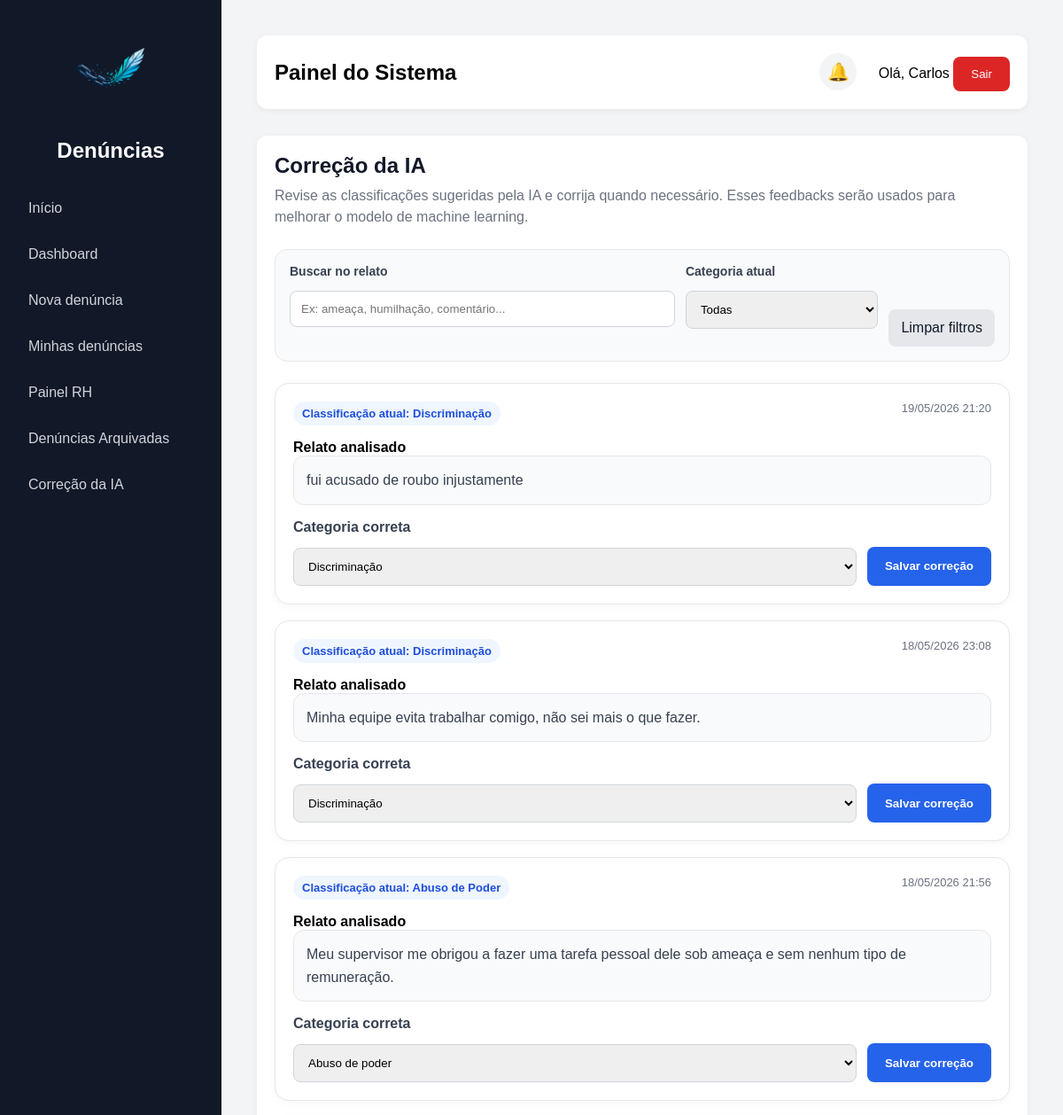
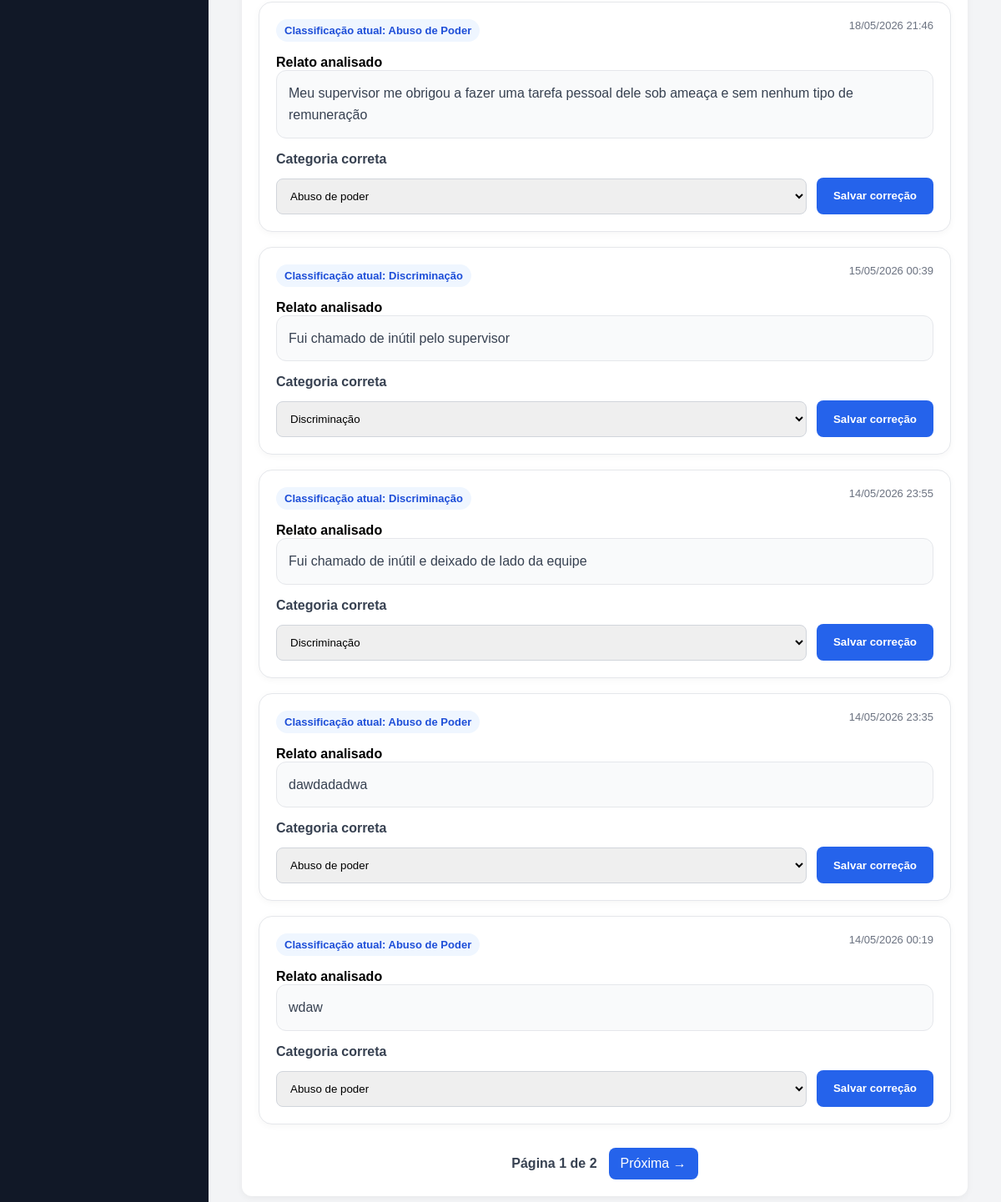
Page /feedback-ia/ (signed in) on the earlier database version (2 pictures, top to bottom).
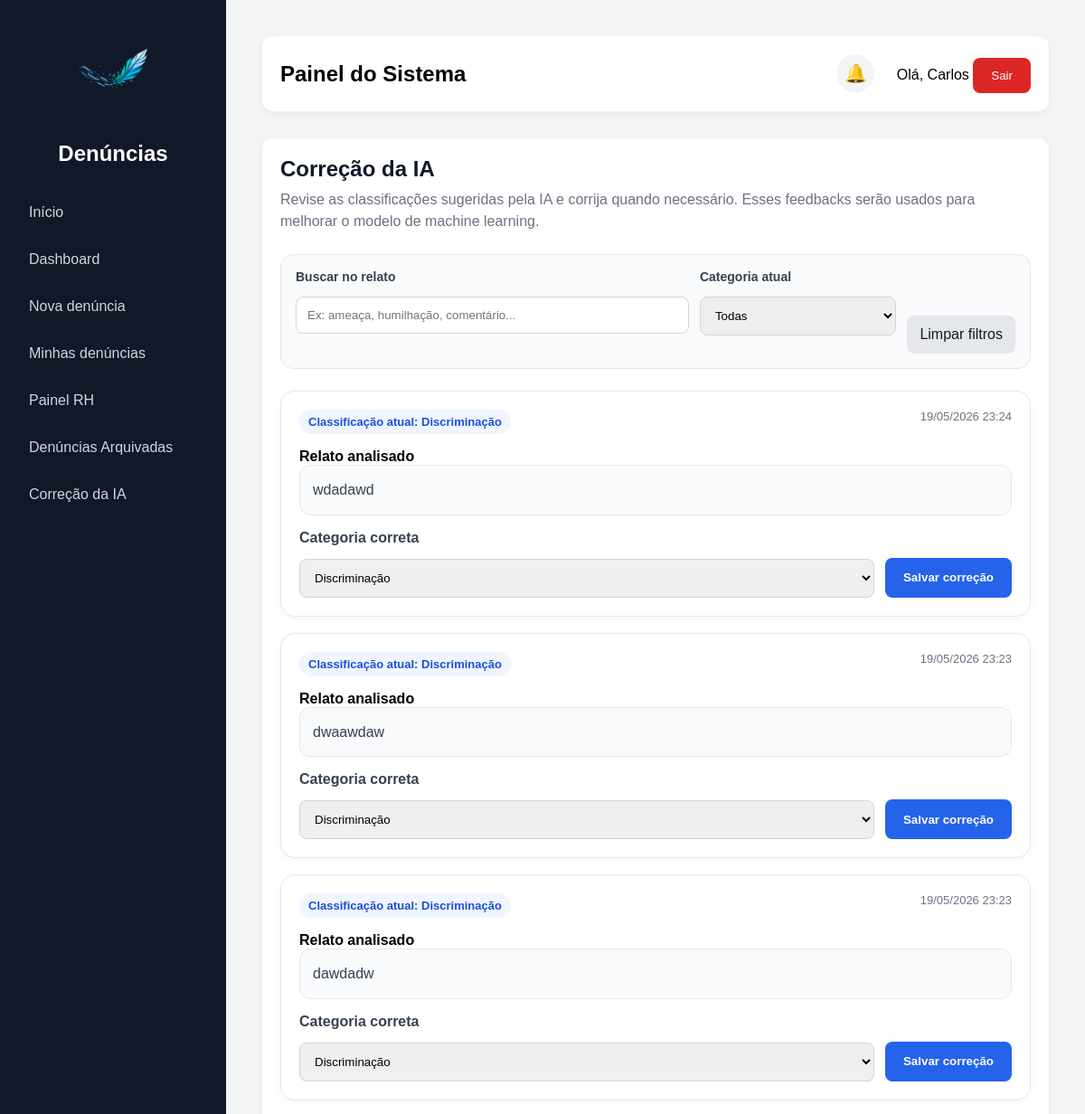
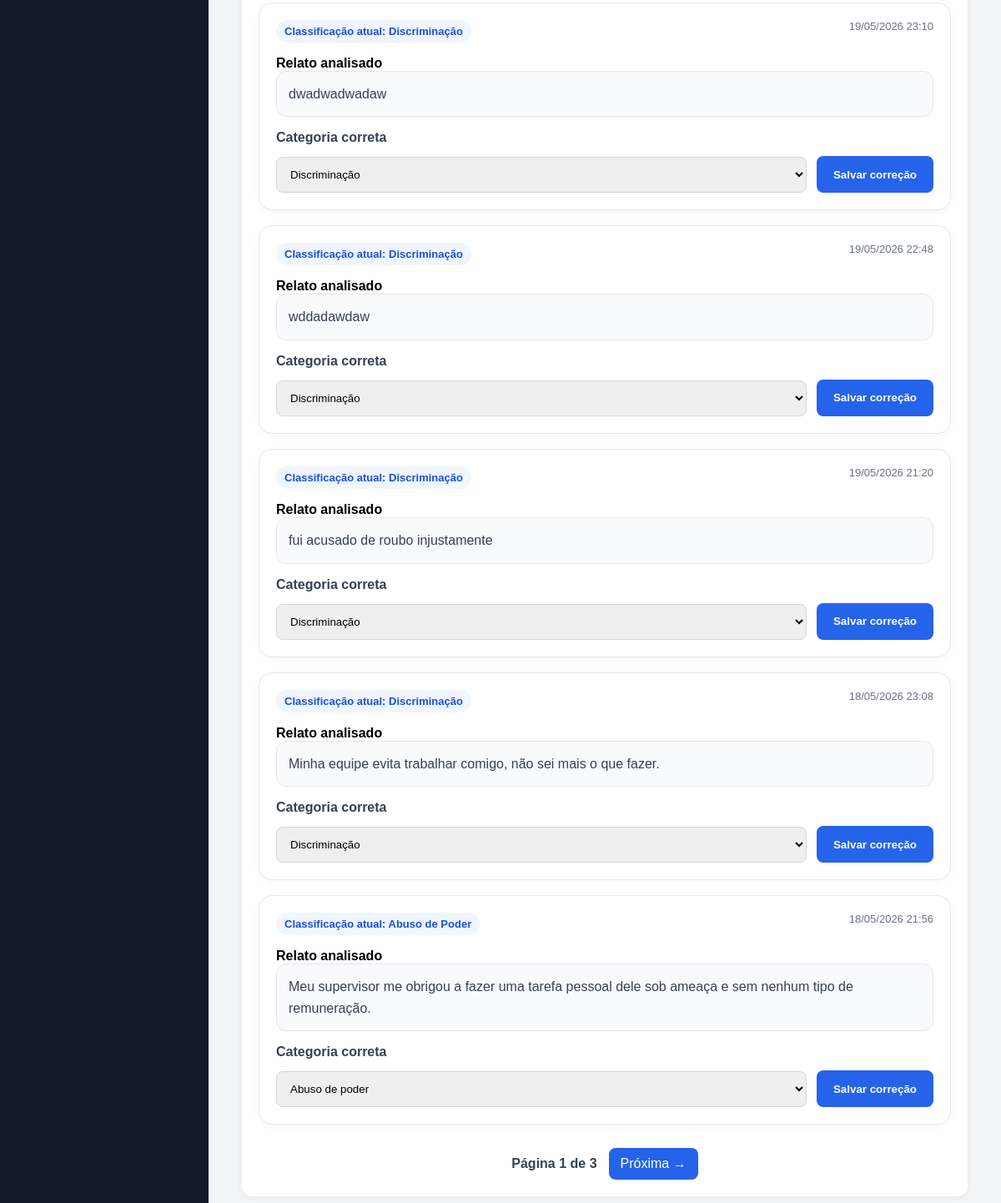
Same page on the later database version (2 pictures, top to bottom).
### denuncias/models.py (models this page shows, shortened)
class Denuncia(models.Model):
    TIPOS = [
    ('moral', 'Assédio Moral'),
    ('sexual', 'Assédio Sexual'),
    ('abuso', 'Abuso de Poder'),
    ('discriminacao', 'Discriminação'),
    ('ameaca', 'Ameaça'),
    ('violencia', 'Violência'),
    ('outros', 'Outros'),
    ]
    STATUS = [
        ("recebida", "Recebida"),
        ("analise", "Em análise"),
        ("resolvida", "Resolvida"),
    ]
    GRAVIDADES = [
    ('baixa', 'Baixa'),
    ('media', 'Média'),
    ('alta', 'Alta'),
    ('critica', 'Crítica'),
]
    usuario = models.ForeignKey(User, on_delete=models.SET_NULL, null=True, blank=True)
    descricao = models.TextField()
    tipo = models.CharField(max_length=20, choices=TIPOS)
    anonima = models.BooleanField(default=False)
    status = models.CharField(max_length=20, choices=STATUS, default="recebida")
    gravidade = models.CharField(
    max_length=20,
    choices=GRAVIDADES,
    default='baixa'
)
    urgente = models.BooleanField(default=False)
    prioridade_ia = models.IntegerField(default=1)
    resumo_ia = models.TextField(blank=True, null=True)
    data_criacao = models.DateTimeField(auto_now_add=True)
    arquivada = models.BooleanField(default=False)
    data_arquivamento = models.DateTimeField(null=True, blank=True)
    resposta_rh = models.TextField(blank=True, null=True)
    setor = models.ForeignKey(Setor, on_delete=models.SET_NULL, null=True, blank=True)
    exibir_setor = models.BooleanField(default=True)
    link_anexo = models.URLField(blank=True, null=True)

### denuncias/views.py (the view, shortened to what this page needs)
# urls.py: path('feedback-ia/', feedback_ia, name='feedback_ia'),
@login_required
def feedback_ia(request):
    eh_rh = request.user.groups.filter(name='RH').exists()
    eh_admin = request.user.groups.filter(name='Administrador').exists()
    eh_superuser = request.user.is_superuser
    if not (eh_rh or eh_admin or eh_superuser):
        return redirect('home')
    busca = request.GET.get('busca', '')
    tipo = request.GET.get('tipo', '')
    pagina = request.GET.get('page')
    denuncias = Denuncia.objects.all().order_by('-data_criacao')
    if busca:
        denuncias = denuncias.filter(descricao__icontains=busca)
    if tipo:
        denuncias = denuncias.filter(tipo=tipo)
    paginator = Paginator(denuncias, 8)
    denuncias_paginadas = paginator.get_page(pagina)
    return render(request, 'denuncias/feedback_ia.html', {
        'denuncias': denuncias_paginadas,
        'busca': busca,
        'tipo_filtro': tipo,
    })

### denuncias/context_processors.py (called while the page is built, shortened)
def grupos_usuario(request):
    notificacoes = Notificacao.objects.filter(
        usuario=request.user
    ).order_by('-data_criacao')[:5]
    total_nao_lidas = Notificacao.objects.filter(
        usuario=request.user,
        lida=False
    ).count()
    return {
        'ui_rh': request.user.groups.filter(name='RH').exists(),
        'ui_admin': request.user.groups.filter(name='Administrador').exists() or request.user.is_superuser,
        'notificacoes': notificacoes,
        'total_nao_lidas': total_nao_lidas,
    }

### denuncias/templates/denuncias/feedback_ia.html (shortened to what this page needs)
{% extends 'base.html' %}
{% block content %}
<div class="feedback-header">
    <h2>Correção da IA</h2>
    <p>
        Revise as classificações sugeridas pela IA e corrija quando necessário.
        Esses feedbacks serão usados para melhorar o modelo de machine learning.
    </p>
</div>
<form method="get" class="feedback-filtros">
    <div>
        <label>Buscar no relato</label>
        <input type="text"
               name="busca"
               value="{{ busca }}"
               placeholder="Ex: ameaça, humilhação, comentário...">
    </div>
    <div>
        <label>Categoria atual</label>
        <select name="tipo">
            <option value="">Todas</option>
        </select>
    </div>
   <div class="feedback-acoes">
    <a href="/feedback-ia/" class="btn-limpar">
        Limpar filtros
    </a>
</div>
</form>
<div class="feedback-list">
    {% for d in denuncias %}
        <div class="feedback-card">
            <div class="feedback-top">
                <div>
                    <span class="badge-tipo">
                        Classificação atual:
                        {{ d.get_tipo_display }}
                    </span>
                </div>
                <div class="feedback-data">
                    {{ d.data_criacao|date:"d/m/Y H:i" }}
                </div>
            </div>
            <strong>Relato analisado</strong>
            <div class="relato-box">
                {{ d.descricao }}
            </div>
            <form method="post" class="feedback-form">
                <div>
                    <label>
                        Categoria correta
                    </label>
                    <select name="tipo_correto" required>
                        <option value="abuso"
                            {% if d.tipo == 'abuso' %}selected{% endif %}>
                            Abuso de poder
                        </option>
                        <option value="discriminacao"
                            {% if d.tipo == 'discriminacao' %}selected{% endif %}>
                            Discriminação
                        </option>
                    </select>
                </div>
                <button type="submit"
                        class="btn-salvar-correcao">
                    Salvar correção
                </button>
            </form>
        </div>
    {% empty %}
        <div class="empty-feedback">
            Nenhuma denúncia encontrada para revisão.
        </div>
    {% endfor %}
</div>
<div class="feedback-paginacao">
    <span>
        Página {{ denuncias.number }}
        de
        {{ denuncias.paginator.num_pages }}
    </span>
    {% if denuncias.has_next %}
        <a href="?page={{ denuncias.next_page_number }}&busca={{ busca }}&tipo={{ tipo_filtro }}">
            Próxima →
        </a>
    {% endif %}
</div>
{% endblock %}

Differences in the rows shown:
no longer on this page (row unchanged): Denuncia: tipo "Abuso de Poder", data_criacao "18/05/2026 21:46", descricao "Meu supervisor me obrigou a fazer uma tarefa pessoal dele sob ameaça e sem nenhum tipo de remuneração", tipo_correto "Abuso de poder"
no longer on this page (row unchanged): Denuncia: tipo "Discriminação", data_criacao "15/05/2026 00:39", descricao "Fui chamado de inútil pelo supervisor", tipo_correto "Discriminação"
no longer on this page (row unchanged): Denuncia: tipo "Discriminação", data_criacao "14/05/2026 23:55", descricao "Fui chamado de inútil e deixado de lado da equipe", tipo_correto "Discriminação"
no longer on this page (row unchanged): Denuncia: tipo "Abuso de Poder", data_criacao "14/05/2026 23:35", descricao "dawdadadwa", tipo_correto "Abuso de poder"
no longer on this page (row unchanged): Denuncia: tipo "Abuso de Poder", data_criacao "14/05/2026 00:19", descricao "wdaw", tipo_correto "Abuso de poder"
added Denuncia: tipo "Discriminação", data_criacao "19/05/2026 23:24", descricao "wdadawd", tipo_correto "Discriminação"
added Denuncia: tipo "Discriminação", data_criacao "19/05/2026 23:23", descricao "dwaawdaw", tipo_correto "Discriminação"
added Denuncia: tipo "Discriminação", data_criacao "19/05/2026 23:23", descricao "dawdadw", tipo_correto "Discriminação"
added Denuncia: tipo "Discriminação", data_criacao "19/05/2026 23:10", descricao "dwadwadwadaw", tipo_correto "Discriminação"
added Denuncia: tipo "Discriminação", data_criacao "19/05/2026 22:48", descricao "wddadawdaw", tipo_correto "Discriminação"
Other differences:
{{ denuncias.paginator.num_pages }}: "2" → "3"
